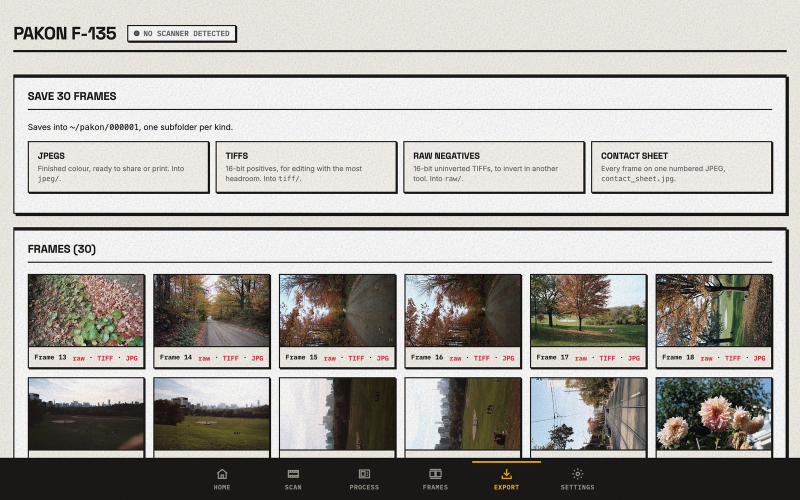
#> input picture website/src/assets/export.jpg, 1600 x 1000 px (shown at 1/2 size)
$ python make_logo.py ../website/src/assets/export.jpg
#> lines starting #> are read from the running program, lines starting #| are printed output that depends on the picture; after the words box and inside, x2 and y2 are one past the last pixel; in counts of white or black regions, pixels touching at a corner belong together
"""
Make the logo from the artwork (brand/artwork.jpeg, an F135 on black): cut
it out and redraw it as true pixel art, a 128-pixel-wide sprite with a
24-colour palette, hard edges and a one-pixel outline, and clear the label
down to "F135" (no Kodak wordmark: the project is not affiliated with them).
Every use scales the sprite by whole numbers.

    python brand/make_logo.py [ARTWORK]

Writes:
  brand/logo.png                                  the sprite (128 px wide)
  website/src/assets/logo.png                     the site header's copy
  website/src/assets/icon.png                     site icon, 512 px (smaller copies: website/README.md)

The app icon is drawn from brand/logo.png by packaging/macos/make_icon.py.
"""
import shutil
import sys
from collections import deque
from pathlib import Path

import numpy as np
from PIL import Image

REPO = Path(__file__).resolve().parents[1]
LOGO = REPO / "brand" / "logo.png"
WIDTH = 128         # sprite width in art pixels
COLORS = 24
BLACK = 12          # background is 0..6; the navy outline has blue >= 17
LINE = 30           # the artwork's stray line off the right side is 21 px thick
# Label text cleared in the sprite (x0, y0, x1, y1, inclusive; sprite pixels
# at WIDTH 128): "Kodak" + "FILM SCANNER" (two boxes: the lower one stops
# short of the label's shaded edge), and the "plus ICE" badge. "F135" sits
# between them and stays.
CLEAR = [(44, 28, 68, 40), (56, 41, 68, 42), (82, 40, 91, 47)]


def cut_out(a):
    """Opaque mask: everything but the near-black pixels connected to the edge."""
    h, w, _ = a.shape
#> h = 1000; w = 1600
    dark = a.max(axis=2) <= BLACK
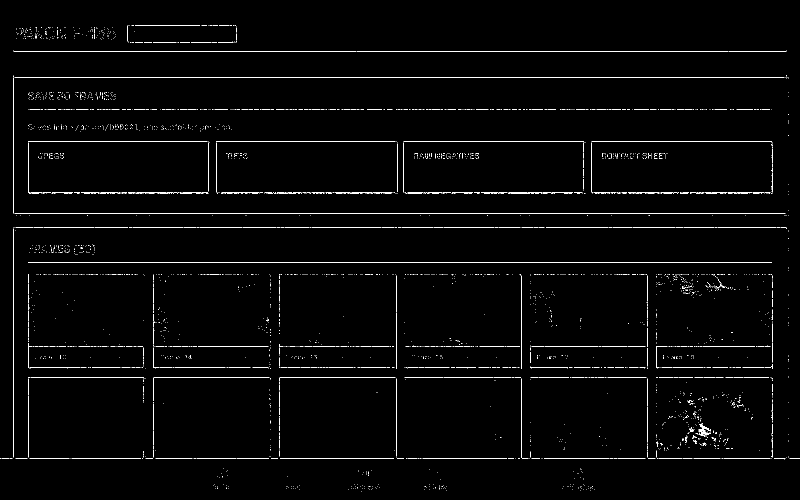
#> dark: shape (1000, 1600) bool (shown at 1/2 size); 1.6% white in thin lines or dots
    bg = np.zeros((h, w), bool)
    q = deque((y, x) for y in range(h) for x in (0, w - 1) if dark[y, x])
    q.extend((y, x) for x in range(w) for y in (0, h - 1) if dark[y, x])
    for y, x in q:
        bg[y, x] = True
#> this loop made 2 passes
#> (y, x) on passes 1 to 2: (916, 0), (916, 1599)
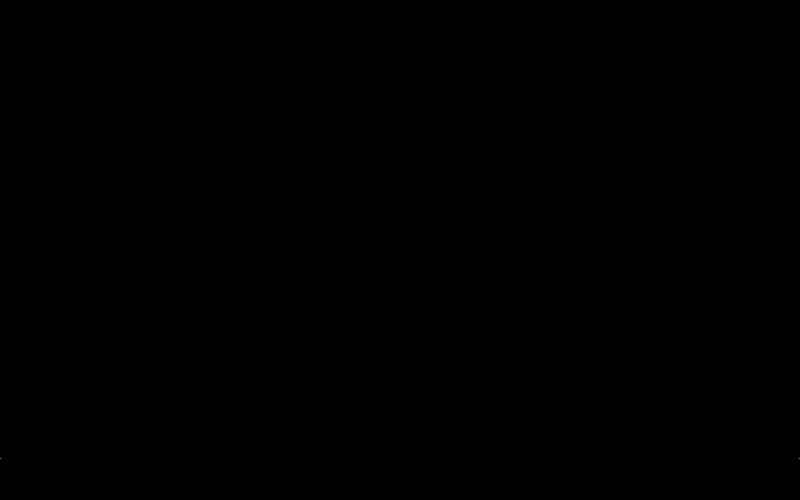
#> bg: shape (1000, 1600) bool (shown at 1/2 size); 0% white in thin lines or dots, all inside (x1, y1, x2, y2) = (0, 916, 1600, 917)
    while q:
        y, x = q.popleft()
        for ny, nx in ((y + 1, x), (y - 1, x), (y, x + 1), (y, x - 1)):
            if 0 <= ny < h and 0 <= nx < w and dark[ny, nx] and not bg[ny, nx]:
                bg[ny, nx] = True
                q.append((ny, nx))
#> this loop made 24 passes
#> x on passes 1 to 12: 0, 1599, 1, 1598, 2, 1597, 1596, 1595, 1594, 1593, 1592, 1591
    opaque = ~bg
    # drop the thin line running from the scanner to the right edge: columns,
    # from the edge inward, that are no thicker than it
    x = w - 1
#> x = 1599
    while x > 0 and 0 < opaque[:, x].sum() <= LINE:
        opaque[:, x] = False
        x -= 1
#> this loop made 0 passes
#> after the loop, x = 1599
    return opaque


def palette_indices(a, opaque):
    """A COLORS-entry palette from the scanner's pixels, and every pixel's
    nearest entry."""
    px = a[opaque]
    pal_img = Image.fromarray(px.reshape(-1, 1, 3).astype(np.uint8)).quantize(
        colors=COLORS, method=Image.Quantize.MEDIANCUT, kmeans=4,
        dither=Image.Dither.NONE)
    pal = np.array(pal_img.getpalette()[:COLORS * 3]).reshape(-1, 3)
#> pal = 24 rows, first 8: [252, 252, 251], [246, 246, 246], [242, 244, 244], [245, 244, 243], [242, 242, 242], [237, 237, 238], [241, 241, 238], [240, 237, 232]
    flat = a.reshape(-1, 3)
    idx = np.empty(len(flat), np.int64)
    step = 1 << 18
    for k in range(0, len(flat), step):
        idx[k:k + step] = ((flat[k:k + step, None, :] - pal[None]) ** 2).sum(2).argmin(1)
#> this loop made 7 passes
#> k on passes 2 to 7: 262144, 524288, 786432, 1048576, 1310720, 1572864
    return pal, idx.reshape(opaque.shape)


def pixelate(a, opaque):
    """The sprite: per grid cell, the most common palette colour, or
    transparent when the cell is mostly background; then the outline."""
    ys, xs = np.nonzero(opaque)
    a, opaque = a[ys.min():ys.max() + 1, xs.min():xs.max() + 1], \
        opaque[ys.min():ys.max() + 1, xs.min():xs.max() + 1]
    pal, idx = palette_indices(a, opaque)
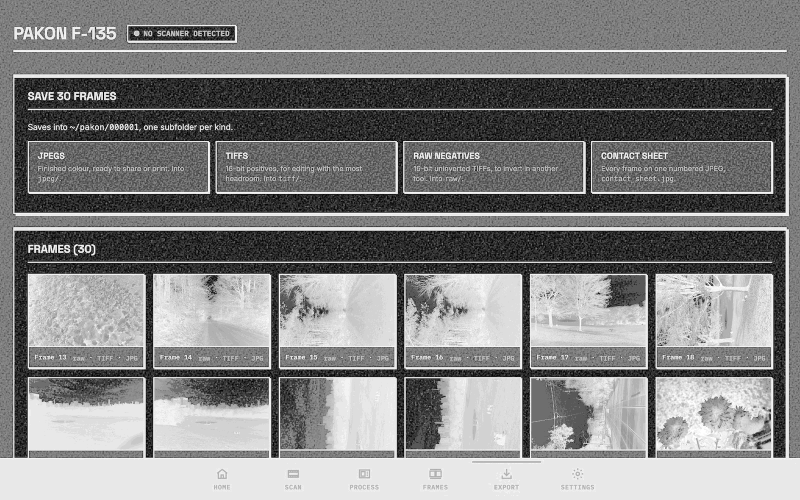
#> idx: shape (1000, 1600) int64 (shown at 1/2 size); min 0, max 23, mean 11.8; drawn with min black and max white
    h, w = opaque.shape
#> h = 1000; w = 1600
    cell = w / WIDTH
#> cell = 12.5
    height = int(round(h / cell))
#> height = 80
    out = np.zeros((height, WIDTH, 4), np.uint8)
    for j in range(height):
        y0 = int(j * cell)
        y1 = max(int((j + 1) * cell), y0 + 1)
        for i in range(WIDTH):
            x0 = int(i * cell)
            x1 = max(int((i + 1) * cell), x0 + 1)
            o = opaque[y0:y1, x0:x1]
            if o.mean() < 0.5:
                continue
            out[j, i, :3] = pal[np.bincount(idx[y0:y1, x0:x1][o], minlength=COLORS).argmax()]
            out[j, i, 3] = 255
    # a clean outline: the darkest colour on every pixel next to transparency
    on = out[:, :, 3] > 0
#> on: shape (80, 128) bool; every value is 1
    p = np.pad(on, 1)
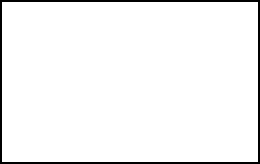
#> p: shape (82, 130) bool (shown 2 times larger); 96.1% white; black in thin lines or dots
    edge = on & ~(p[:-2, 1:-1] & p[2:, 1:-1] & p[1:-1, :-2] & p[1:-1, 2:])
#> edge: shape (80, 128) bool; 4% white in thin lines or dots
    out[edge, :3] = pal[np.argmin(pal.sum(1))]
#> out: shape (80, 128, 4); mean of channels 0, 1, 2, 3 166.5, 164.1, 159.8, 255
    clear_label(out)
    return Image.fromarray(out)


def clear_label(out):
    """Paint everything in the CLEAR boxes that is not label-coloured (the
    text and its edge pixels) with the label's own colour, its commonest
    light pixel. The boxes stay inside the label's border and shading."""
    rgb = out[:, :, :3].astype(int)
    light = rgb.sum(2) > 650
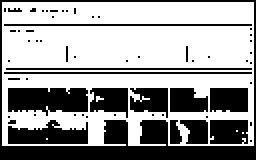
#> light: shape (80, 128) bool (shown 2 times larger); 61.4% white; 60 black regions (47 under 20 px), largest, box (x1, y1, x2, y2) and area: (0, 0, 128, 80) 1471, (4, 44, 44, 58) 458, (4, 60, 44, 72) 326
    box = np.zeros(light.shape, bool)
    for x0, y0, x1, y1 in CLEAR:
        box[y0:y1 + 1, x0:x1 + 1] = True
    colours, counts = np.unique(rgb[box & light], axis=0, return_counts=True)
#> colours = [[229, 226, 219], [233, 230, 224], [236, 233, 228], [237, 237, 238], [240, 237, 232], [241, 241, 238], [242, 242, 242], [242, 244, 244], [245, 244, 243], [246, 246, 246]]; counts = [19, 19, 42, 172, 16, 7, 46, 1, 6, 16]
    label = colours[counts.argmax()]
#> label = [237, 237, 238]
    out[box & ~light & (out[:, :, 3] > 0), :3] = label
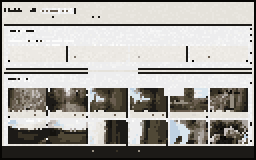
#> out: shape (80, 128, 4) (shown 2 times larger); mean of channels 0, 1, 2, 3 168.1, 165.8, 161.5, 255; drawn as R, G, B


def scaled(sprite, factor):
#> called with factor = 4
    return sprite.resize((sprite.width * factor, sprite.height * factor), Image.NEAREST)


def on_square(im, size):
#> called with size = 512
    out = Image.new("RGBA", (size, size), (0, 0, 0, 0))
#> out: PIL image 512x512 RGBA; every value is 0
    out.alpha_composite(im, ((size - im.width) // 2, (size - im.height) // 2))
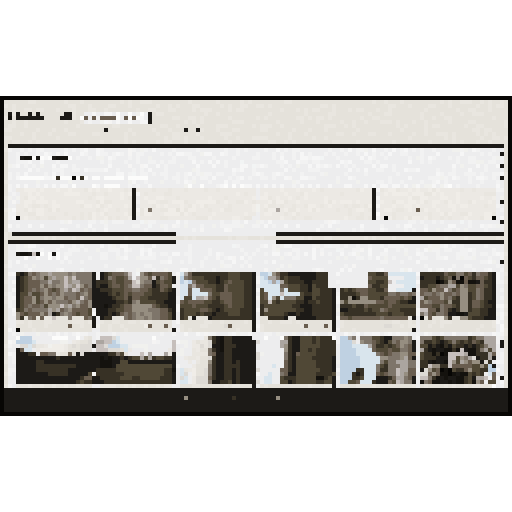
#> out: PIL image 512x512 RGBA; mean R, G, B, A 105.1, 103.6, 100.9, 159.4; transparent parts drawn white
    return out


def main(art):
    a = np.asarray(Image.open(art).convert("RGB")).astype(np.int32)
    sprite = pixelate(a, cut_out(a))
    sprite.save(LOGO, optimize=True)
    # the header scales it down in CSS with pixelated rendering
    shutil.copy(LOGO, REPO / "website/src/assets/logo.png")
    on_square(scaled(sprite, 512 // WIDTH), 512).save(REPO / "website/src/assets/icon.png",
                                                      optimize=True)


if __name__ == "__main__":
    main(sys.argv[1] if len(sys.argv) > 1 else REPO / "brand" / "artwork.jpeg")
